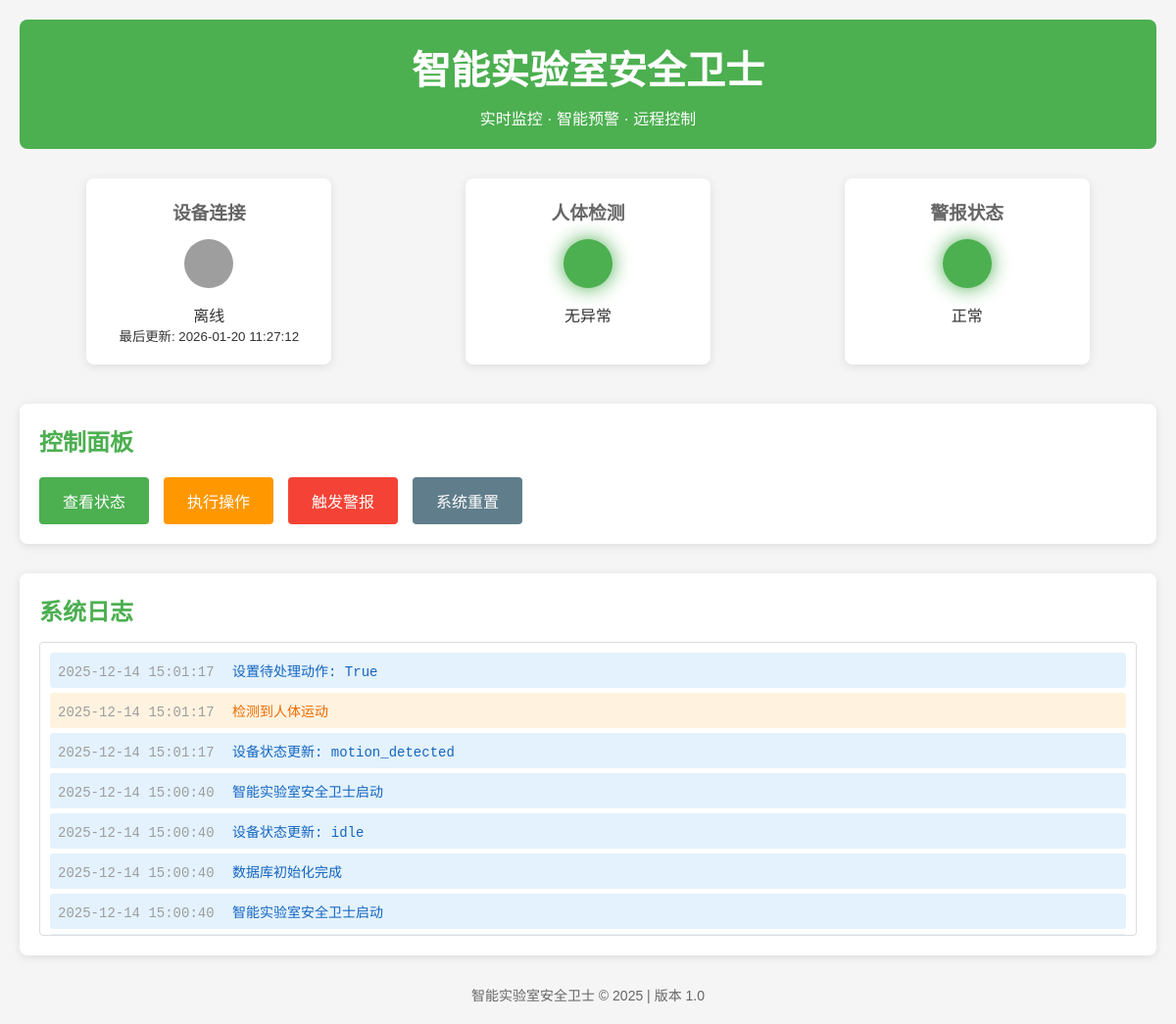
The page / on the database its author committed.
### tables this page shows
CREATE TABLE logs (
                id INTEGER PRIMARY KEY AUTOINCREMENT,
                device_id TEXT,
                level TEXT NOT NULL,
                message TEXT NOT NULL,
                timestamp REAL NOT NULL
            );

### main.py (the view)
@app.route('/')
def index():
    devices = db.get_all_devices()
    logs = db.get_recent_logs(limit=10)
    return render_template('index.html', status=current_status, devices=devices, logs=logs)

### database.py (called while the page is built)
    def get_connection(self):
        return sqlite3.connect(self.db_path)

    def get_all_devices(self):
        conn = self.get_connection()
        cursor = conn.cursor()
        cursor.execute('SELECT * FROM devices')
        results = cursor.fetchall()
        conn.close()
        return results

    def get_recent_logs(self, device_id=None, limit=20):
        conn = self.get_connection()
        cursor = conn.cursor()
        if device_id:
            cursor.execute('''
                SELECT * FROM logs WHERE device_id = ?
                ORDER BY timestamp DESC LIMIT ?
            ''', (device_id, limit))
        else:
            cursor.execute('''
                SELECT * FROM logs
                ORDER BY timestamp DESC LIMIT ?
            ''', (limit,))
        results = cursor.fetchall()
        conn.close()
        return results

### main.py (called while the page is built)
def format_time(timestamp, format_str='%Y-%m-%d %H:%M:%S'):
    return time.strftime(format_str, time.localtime(timestamp))

### templates/index.html (shortened to what this page needs)
<!DOCTYPE html>
<html lang="zh-CN">
<head>
</head>
<body data-refresh-interval="{{ config.REFRESH_INTERVAL * 1000 }}">
    <div class="container">
        <header>
            <h1>智能实验室安全卫士</h1>
            <p>实时监控 · 智能预警 · 远程控制</p>
        </header>
        <div class="status-section">
            <div class="status-card">
                <h3>设备连接</h3>
                <div class="status-indicator {{ 'status-green' if status.device_connected else 'status-offline' }}"></div>
                <p>{{ '在线' if status.device_connected else '离线' }}</p>
                <small>最后更新: {{ status.last_update | strftime('%Y-%m-%d %H:%M:%S') }}</small>
            </div>
            <div class="status-card">
                <h3>人体检测</h3>
                <div class="status-indicator {{ 'status-red' if status.motion_detected else 'status-green' }}"></div>
                <p>{{ '检测到运动' if status.motion_detected else '无异常' }}</p>
            </div>
            <div class="status-card">
                <h3>警报状态</h3>
                <div class="status-indicator {{ 'status-red' if status.alarm_active else 'status-green' }}"></div>
                <p>{{ '警报触发' if status.alarm_active else '正常' }}</p>
            </div>
        </div>
        <div class="control-panel">
            <h2>控制面板</h2>
            <div class="button-group">
                <a href="/status" class="btn btn-primary">查看状态</a>
                <a href="/action" class="btn btn-warning">执行操作</a>
                <button class="btn btn-danger" onclick="triggerAlarm()">触发警报</button>
                <button class="btn btn-secondary" onclick="resetSystem()">系统重置</button>
            </div>
        </div>
        <div class="logs-section">
            <h2>系统日志</h2>
            <div class="logs-list">
                {% for log in logs %}
                <div class="log-item log-{{ log[2].lower() }}">
                    <span class="timestamp">{{ log[4] | strftime('%Y-%m-%d %H:%M:%S') }}</span>
                    <span>{{ log[3] }}</span>
                </div>
                {% endfor %}
            </div>
        </div>
        <footer>
            <p>智能实验室安全卫士 &copy; 2025 | 版本 1.0</p>
        </footer>
    </div>
</body>
</html>

### templates/index.html (style rules this page uses)
* { margin: 0; padding: 0; box-sizing: border-box; }
body { font-family: 'Arial', sans-serif; background-color: #f5f5f5; color: #333; }
.container { max-width: 1200px; margin: 0 auto; padding: 20px; }
header { background-color: #4CAF50; color: white; padding: 20px; border-radius: 8px; margin-bottom: 20px; text-align: center; }
h1 { font-size: 2.5em; margin-bottom: 10px; }
.status-section { display: flex; justify-content: space-around; margin-bottom: 30px; flex-wrap: wrap; }
.status-card { background-color: white; border-radius: 8px; padding: 20px; margin: 10px; width: 250px; text-align: center; box-shadow: 0 2px 10px rgba(0,0,0,0.1); }
.status-card h3 { margin-bottom: 15px; color: #666; }
.status-indicator { width: 50px; height: 50px; border-radius: 50%; margin: 0 auto 15px; transition: all 0.3s ease; }
.status-green { background-color: #4CAF50; box-shadow: 0 0 20px #4CAF50; }
.status-offline { background-color: #9e9e9e; }
.control-panel { background-color: white; border-radius: 8px; padding: 20px; margin-bottom: 30px; box-shadow: 0 2px 10px rgba(0,0,0,0.1); }
.control-panel h2 { margin-bottom: 20px; color: #4CAF50; }
.button-group { display: flex; gap: 15px; flex-wrap: wrap; }
.btn { padding: 12px 24px; border: none; border-radius: 4px; font-size: 16px; cursor: pointer; transition: all 0.3s ease; text-decoration: none; display: inline-block; text-align: center; }
.btn-primary { background-color: #4CAF50; color: white; }
.btn-warning { background-color: #ff9800; color: white; }
.btn-danger { background-color: #f44336; color: white; }
.btn-secondary { background-color: #607d8b; color: white; }
.logs-section { background-color: white; border-radius: 8px; padding: 20px; box-shadow: 0 2px 10px rgba(0,0,0,0.1); }
.logs-section h2 { margin-bottom: 15px; color: #4CAF50; }
.logs-list { max-height: 300px; overflow-y: auto; border: 1px solid #ddd; border-radius: 4px; padding: 10px; }
.log-item { padding: 8px; margin-bottom: 5px; border-radius: 3px; font-family: 'Courier New', monospace; font-size: 14px; }
.log-info { background-color: #e3f2fd; color: #1565c0; }
.log-warning { background-color: #fff3e0; color: #ef6c00; }
.timestamp { color: #9e9e9e; margin-right: 10px; }
footer { text-align: center; margin-top: 30px; color: #666; font-size: 14px; }

### rows shown on the page
logs: timestamp "2025-12-14 15:01:17", message "设置待处理动作: True"
logs: timestamp "2025-12-14 15:01:17", message "检测到人体运动"
logs: timestamp "2025-12-14 15:01:17", message "设备状态更新: motion_detected"
logs: timestamp "2025-12-14 15:00:40", message "智能实验室安全卫士启动"
logs: timestamp "2025-12-14 15:00:40", message "设备状态更新: idle"
logs: timestamp "2025-12-14 15:00:40", message "数据库初始化完成"
logs: timestamp "2025-12-14 15:00:40", message "智能实验室安全卫士启动"

### other values the page prints
{{ '在线' if status.device_connected else '离线' }} "离线"
{{ status.last_update | strftime('%Y-%m-%d %H:%M:%S') }} "2026-01-20 11:27:12"
{{ '检测到运动' if status.motion_detected else '无异常' }} "无异常"
{{ '警报触发' if status.alarm_active else '正常' }} "正常"
